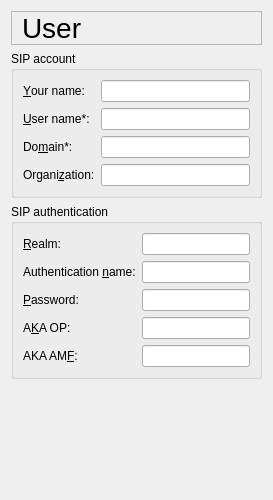
     <widget class="QWidget" name="pageUser">
      <layout class="QVBoxLayout">
       <item>
        <widget class="QLabel" name="userTitleTextLabel">
         <property name="font">
          <font>
           <pointsize>21</pointsize>
          </font>
         </property>
         <property name="frameShape">
          <enum>QFrame::StyledPanel</enum>
         </property>
         <property name="text">
          <string>User</string>
         </property>
         <property name="wordWrap">
          <bool>false</bool>
         </property>
         <property name="indent">
          <number>10</number>
         </property>
        </widget>
       </item>
       <item>
        <widget class="QGroupBox" name="accountGroupBox">
         <property name="title">
          <string>SIP account</string>
         </property>
         <layout class="QGridLayout">
          <item row="1" column="0">
           <widget class="QLabel" name="usernameTextLabel">
            <property name="text">
             <string>&amp;User name*:</string>
            </property>
            <property name="wordWrap">
             <bool>false</bool>
            </property>
            <property name="buddy">
             <cstring>usernameLineEdit</cstring>
            </property>
           </widget>
          </item>
          <item row="2" column="0">
           <widget class="QLabel" name="domainTextLabel">
            <property name="text">
             <string>Do&amp;main*:</string>
            </property>
            <property name="wordWrap">
             <bool>false</bool>
            </property>
            <property name="buddy">
             <cstring>domainLineEdit</cstring>
            </property>
           </widget>
          </item>
          <item row="3" column="0">
           <widget class="QLabel" name="organizationTextLabel">
            <property name="text">
             <string>Organi&amp;zation:</string>
            </property>
            <property name="wordWrap">
             <bool>false</bool>
            </property>
            <property name="buddy">
             <cstring>organizationLineEdit</cstring>
            </property>
           </widget>
          </item>
          <item row="1" column="1">
           <widget class="QLineEdit" name="usernameLineEdit">
            <property name="whatsThis">
             <string>The SIP user name given to you by your provider. It is the user part in your SIP address, &lt;b&gt;username&lt;/b&gt;@domain.com This could be a telephone number.
&lt;br&gt;&lt;br&gt;
This field is mandatory.</string>
            </property>
           </widget>
          </item>
          <item row="2" column="1">
           <widget class="QLineEdit" name="domainLineEdit">
            <property name="whatsThis">
             <string>The domain part of your SIP address, username@&lt;b&gt;domain.com&lt;/b&gt;. Instead of a real domain this could also be the hostname or IP address of your &lt;b&gt;SIP proxy&lt;/b&gt;. If you want direct IP phone to IP phone communications then you fill in the hostname or IP address of your computer.
&lt;br&gt;&lt;br&gt;
This field is mandatory.</string>
            </property>
           </widget>
          </item>
          <item row="3" column="1">
           <widget class="QLineEdit" name="organizationLineEdit">
            <property name="whatsThis">
             <string>You may fill in the name of your organization. When you make a call, this might be shown to the called party.</string>
            </property>
           </widget>
          </item>
          <item row="0" column="1">
           <widget class="QLineEdit" name="displayLineEdit">
            <property name="whatsThis">
             <string>This is just your full name, e.g. John Doe. It is used as a display name. When you make a call, this display name might be shown to the called party.</string>
            </property>
           </widget>
          </item>
          <item row="0" column="0">
           <widget class="QLabel" name="dislpayTextLabel">
            <property name="text">
             <string>&amp;Your name:</string>
            </property>
            <property name="wordWrap">
             <bool>false</bool>
            </property>
            <property name="buddy">
             <cstring>displayLineEdit</cstring>
            </property>
           </widget>
          </item>
         </layout>
        </widget>
       </item>
       <item>
        <widget class="QGroupBox" name="authenticationGroupBox">
         <property name="title">
          <string>SIP authentication</string>
         </property>
         <layout class="QGridLayout">
          <item row="0" column="0">
           <widget class="QLabel" name="authRealmTextLabel">
            <property name="text">
             <string>&amp;Realm:</string>
            </property>
            <property name="wordWrap">
             <bool>false</bool>
            </property>
            <property name="buddy">
             <cstring>authRealmLineEdit</cstring>
            </property>
           </widget>
          </item>
          <item row="1" column="0">
           <widget class="QLabel" name="authNameTextLabel">
            <property name="text">
             <string>Authentication &amp;name:</string>
            </property>
            <property name="wordWrap">
             <bool>false</bool>
            </property>
            <property name="buddy">
             <cstring>authNameLineEdit</cstring>
            </property>
           </widget>
          </item>
          <item row="0" column="1">
           <widget class="QLineEdit" name="authRealmLineEdit">
            <property name="whatsThis">
             <string>The realm for authentication. This value must be provided by your SIP provider. If you leave this field empty, then Twinkle will try the user name and password for any realm that it will be challenged with.</string>
            </property>
           </widget>
          </item>
          <item row="1" column="1">
           <widget class="QLineEdit" name="authNameLineEdit">
            <property name="whatsThis">
             <string>Your SIP authentication name. Quite often this is the same as your SIP user name. It can be a different name though.</string>
            </property>
           </widget>
          </item>
          <item row="4" column="0">
           <widget class="QLabel" name="authAkaAmfTextLabel">
            <property name="text">
             <string>AKA AM&amp;F:</string>
            </property>
            <property name="wordWrap">
             <bool>false</bool>
            </property>
            <property name="buddy">
             <cstring>authAkaAmfLineEdit</cstring>
            </property>
           </widget>
          </item>
          <item row="3" column="0">
           <widget class="QLabel" name="authAkaOpTextLabel">
            <property name="text">
             <string>A&amp;KA OP:</string>
            </property>
            <property name="wordWrap">
             <bool>false</bool>
            </property>
            <property name="buddy">
             <cstring>authAkaOpLineEdit</cstring>
            </property>
           </widget>
          </item>
          <item row="2" column="1">
           <widget class="QLineEdit" name="authPasswordLineEdit">
            <property name="whatsThis">
             <string>Your password for authentication.</string>
            </property>
            <property name="echoMode">
             <enum>QLineEdit::Password</enum>
            </property>
           </widget>
          </item>
          <item row="2" column="0">
           <widget class="QLabel" name="authPasswordTextLabel">
            <property name="text">
             <string>&amp;Password:</string>
            </property>
            <property name="wordWrap">
             <bool>false</bool>
            </property>
            <property name="buddy">
             <cstring>authPasswordLineEdit</cstring>
            </property>
           </widget>
          </item>
          <item row="4" column="1">
           <widget class="QLineEdit" name="authAkaAmfLineEdit">
            <property name="whatsThis">
             <string>Authentication management field for AKAv1-MD5 authentication.</string>
            </property>
           </widget>
          </item>
          <item row="3" column="1">
           <widget class="QLineEdit" name="authAkaOpLineEdit">
            <property name="whatsThis">
             <string>Operator variant key for AKAv1-MD5 authentication.</string>
            </property>
           </widget>
          </item>
         </layout>
        </widget>
       </item>
       <item>
        <spacer>
         <property name="orientation">
          <enum>Qt::Vertical</enum>
         </property>
         <property name="sizeType">
          <enum>QSizePolicy::Expanding</enum>
         </property>
         <property name="sizeHint" stdset="0">
          <size>
           <width>20</width>
           <height>110</height>
          </size>
         </property>
        </spacer>
       </item>
      </layout>
     </widget>
